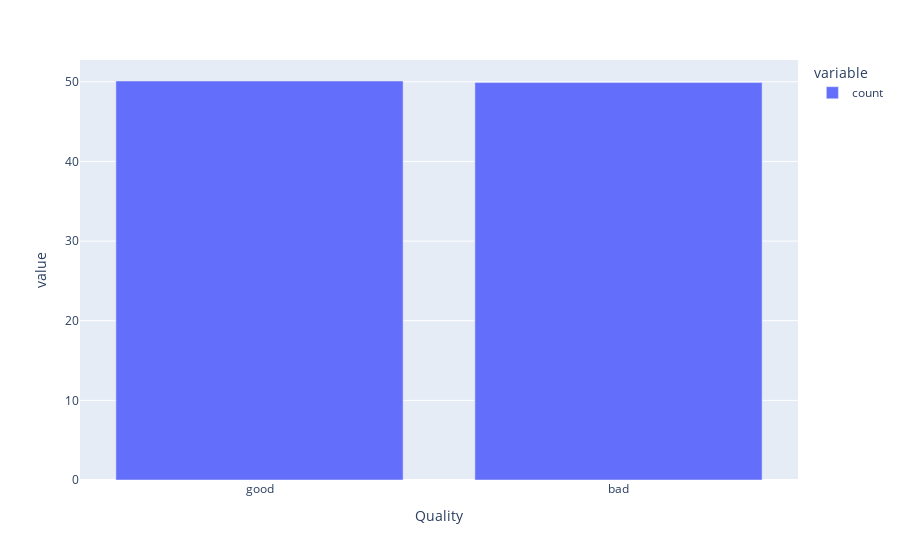

This figure's notebook cell:
### Markdown cell above
### EDA

### Code cell
# Distribuição da Variável Target - Percentual
px.bar(df_fruits.value_counts('Quality') / len(df_fruits) * 100)

### Figure 1 — Plotly figure (JSON) as saved in the notebook; plotly's stock layout.template omitted (floating-point values rounded to 4 significant figures)
{"data": [{"hovertemplate": "variable=count<br>Quality=%{x}<br>value=%{y}<extra></extra>", "legendgroup": "count", "marker": {"color": "#636efa", "pattern": {"shape": ""}}, "name": "count", "orientation": "v", "showlegend": true, "textposition": "auto", "type": "bar", "x": ["good", "bad"], "xaxis": "x", "y": [50.1, 49.9], "yaxis": "y"}], "layout": {"barmode": "relative", "legend": {"title": {"text": "variable"}, "tracegroupgap": 0}, "margin": {"t": 60}, "xaxis": {"anchor": "y", "domain": [0, 1], "title": {"text": "Quality"}}, "yaxis": {"anchor": "x", "domain": [0, 1], "title": {"text": "value"}}}}
